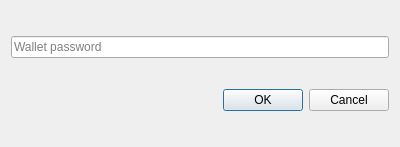
<?xml version="1.0" encoding="UTF-8"?>
<ui version="4.0">
 <class>passwordDialog</class>
 <widget class="QDialog" name="passwordDialog">
  <property name="geometry">
   <rect>
    <x>0</x>
    <y>0</y>
    <width>400</width>
    <height>147</height>
   </rect>
  </property>
  <property name="windowTitle">
   <string>Dialog</string>
  </property>
  <layout class="QVBoxLayout" name="verticalLayout">
   <item>
    <widget class="QLineEdit" name="passwordEdit">
     <property name="echoMode">
      <enum>QLineEdit::Password</enum>
     </property>
     <property name="placeholderText">
      <string>Wallet password</string>
     </property>
    </widget>
   </item>
   <item>
    <widget class="QDialogButtonBox" name="buttonBox">
     <property name="orientation">
      <enum>Qt::Horizontal</enum>
     </property>
     <property name="standardButtons">
      <set>QDialogButtonBox::Cancel|QDialogButtonBox::Ok</set>
     </property>
    </widget>
   </item>
  </layout>
 </widget>
 <resources/>
 <connections>
  <connection>
   <sender>buttonBox</sender>
   <signal>accepted()</signal>
   <receiver>passwordDialog</receiver>
   <slot>accept()</slot>
   <hints>
    <hint type="sourcelabel">
     <x>248</x>
     <y>254</y>
    </hint>
    <hint type="destinationlabel">
     <x>157</x>
     <y>274</y>
    </hint>
   </hints>
  </connection>
  <connection>
   <sender>buttonBox</sender>
   <signal>rejected()</signal>
   <receiver>passwordDialog</receiver>
   <slot>reject()</slot>
   <hints>
    <hint type="sourcelabel">
     <x>316</x>
     <y>260</y>
    </hint>
    <hint type="destinationlabel">
     <x>286</x>
     <y>274</y>
    </hint>
   </hints>
  </connection>
 </connections>
</ui>
